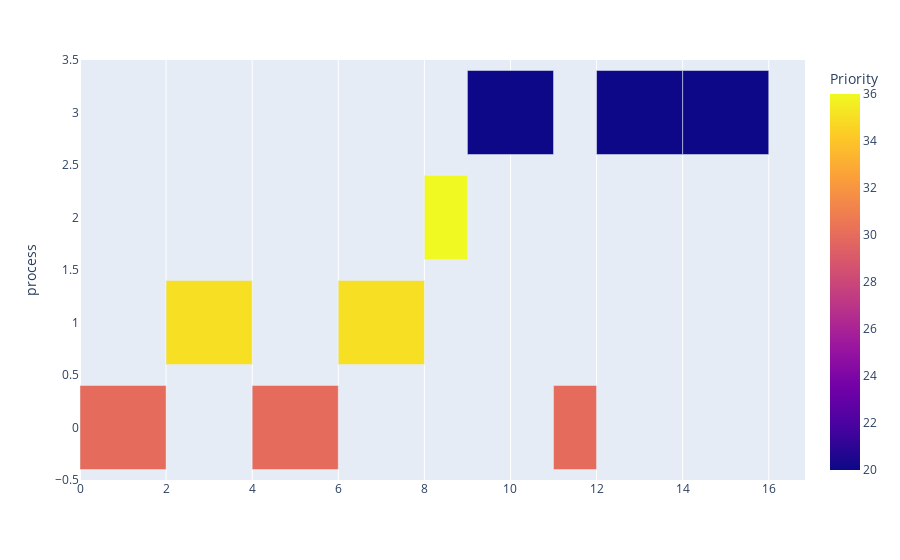

The notebook cell saved with this chart:
### Code cell
fig = px.timeline(df, x_start="Start", x_end="Finish", y="process", color="Priority")

df['delta'] = df['Finish'] - df['Start']
fig.layout.xaxis.type = 'linear'
fig.data[0].x = df.delta.tolist()
fig.data[0].base = df.Start.tolist()
fig.show()

### Figure 1 — Plotly figure (JSON) as saved in the notebook; plotly's stock layout.template omitted (floating-point values rounded to 4 significant figures)
{"data": [{"base": [0, 2, 4, 6, 8, 9, 11, 12, 14], "hovertemplate": "Start=%{base}<br>Finish=%{x}<br>process=%{y}<br>Priority=%{marker.color}<extra></extra>", "legendgroup": "", "marker": {"color": [30, 35, 30, 35, 36, 20, 30, 20, 20], "coloraxis": "coloraxis", "pattern": {"shape": ""}}, "name": "", "orientation": "h", "showlegend": false, "textposition": "auto", "type": "bar", "x": [2, 2, 2, 2, 1, 2, 1, 2, 2], "xaxis": "x", "y": [0, 1, 0, 1, 2, 3, 0, 3, 3], "yaxis": "y"}], "layout": {"barmode": "overlay", "coloraxis": {"colorbar": {"title": {"text": "Priority"}}, "colorscale": [[0, "#0d0887"], [0.1111, "#46039f"], [0.2222, "#7201a8"], [0.3333, "#9c179e"], [0.4444, "#bd3786"], [0.5556, "#d8576b"], [0.6667, "#ed7953"], [0.7778, "#fb9f3a"], [0.8889, "#fdca26"], [1, "#f0f921"]]}, "legend": {"tracegroupgap": 0}, "margin": {"t": 60}, "xaxis": {"anchor": "y", "domain": [0, 1], "type": "linear"}, "yaxis": {"anchor": "x", "domain": [0, 1], "title": {"text": "process"}}}}
